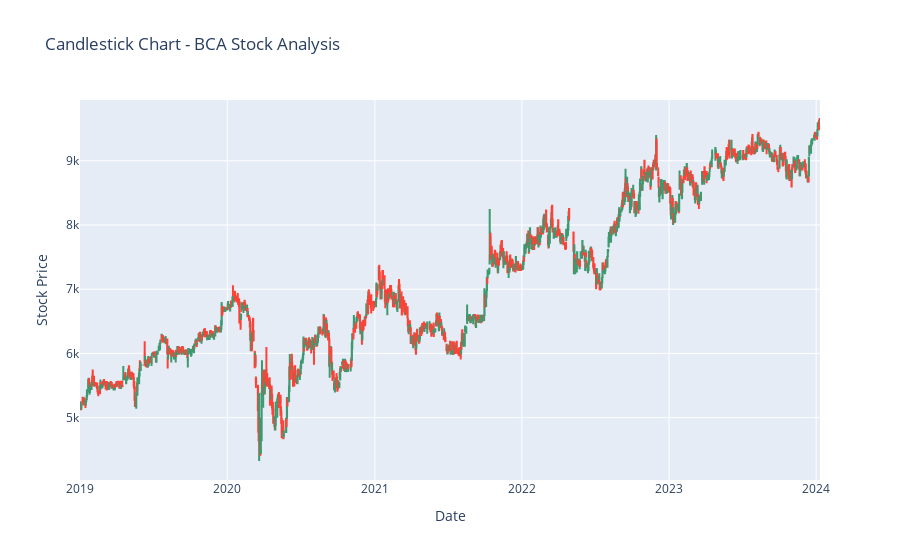
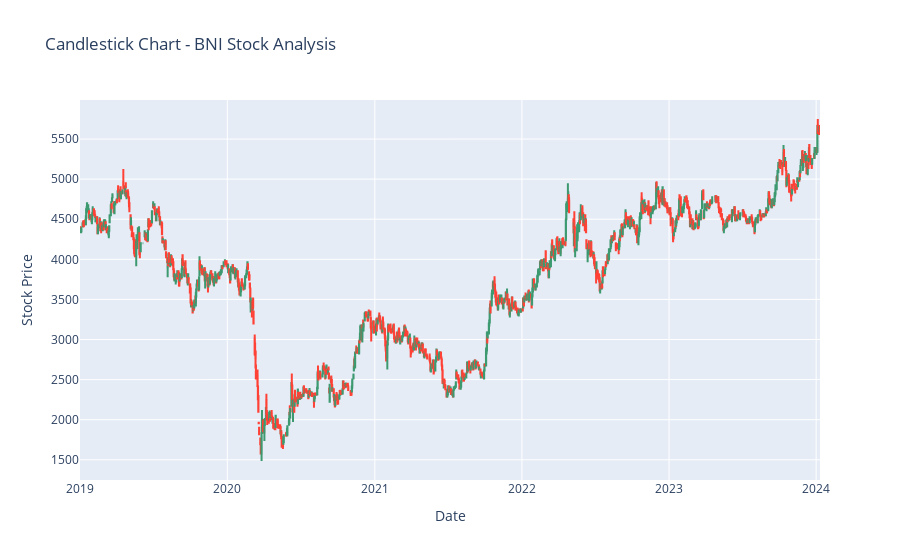
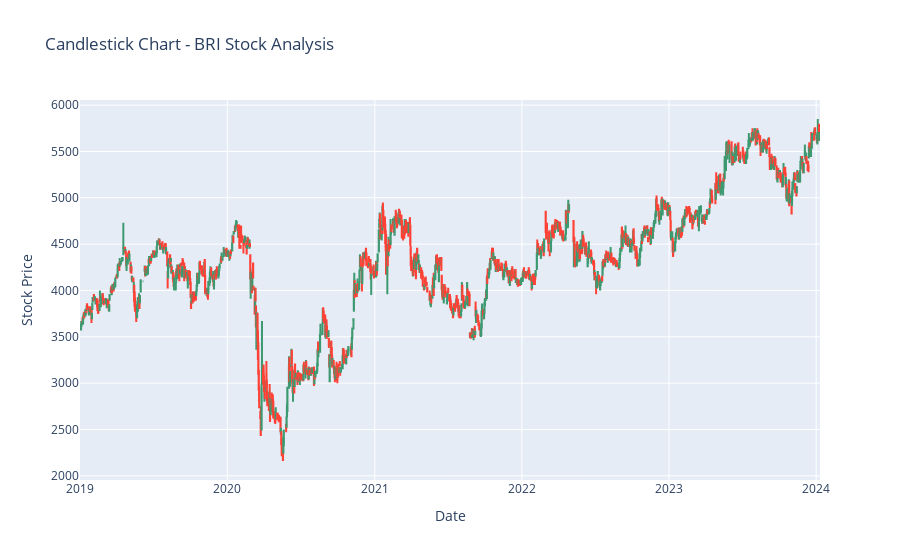

Write notebook code for charts like these, in order.
### Markdown cell above
candle stick

### Code cell
import plotly.graph_objects as go
import pandas as pd

# Assuming your DataFrame is named 'df'
# If it's not, replace 'df' with the actual name of your DataFrame

# Convert 'Date' column to datetime type
df['Date'] = pd.to_datetime(df['Date'])

# Sort DataFrame by 'Date'
df.sort_values(by=['Bank_Name', 'Date'], inplace=True)

# Create separate candlestick charts for each bank
banks = df['Bank_Name'].unique()

for bank in banks:
    bank_data = df[df['Bank_Name'] == bank]

    fig = go.Figure(data=[go.Candlestick(x=bank_data['Date'],
                                         open=bank_data['Open'],
                                         high=bank_data['High'],
                                         low=bank_data['Low'],
                                         close=bank_data['Close'],
                                         name=bank)])

    # Update layout for better visibility
    fig.update_layout(title=f'Candlestick Chart - {bank} Stock Analysis',
                      xaxis_title='Date',
                      yaxis_title='Stock Price',
                      xaxis_rangeslider_visible=False)

    # Show the chart
    fig.show()

### Figure 1 — Plotly figure (JSON) as saved in the notebook; plotly's stock layout.template omitted (floating-point values rounded to 4 significant figures; data arrays with more than 128 entries replaced by an {"elided": "..."} marker saying what was removed)
{"data": [{"close": {"elided": "1239 int values"}, "high": {"elided": "1239 int values"}, "low": {"elided": "1239 int values"}, "name": "BCA", "open": {"elided": "1239 int values"}, "type": "candlestick", "x": {"elided": "1239 str values"}}], "layout": {"autosize": true, "title": {"text": "Candlestick Chart - BCA Stock Analysis"}, "xaxis": {"autorange": true, "range": ["2018-12-31 12:00", "2024-01-10 12:00"], "rangeslider": {"visible": false, "yaxis": {}}, "title": {"text": "Date"}, "type": "date"}, "yaxis": {"autorange": true, "range": [4029.0, 9946.0], "title": {"text": "Stock Price"}}}}

### Figure 2 — Plotly figure (JSON) as saved in the notebook; plotly's stock layout.template omitted (floating-point values rounded to 4 significant figures; data arrays with more than 128 entries replaced by an {"elided": "..."} marker saying what was removed)
{"data": [{"close": {"elided": "1239 float values"}, "high": {"elided": "1239 float values"}, "low": {"elided": "1239 float values"}, "name": "BNI", "open": {"elided": "1239 float values"}, "type": "candlestick", "x": {"elided": "1239 str values"}}], "layout": {"autosize": true, "title": {"text": "Candlestick Chart - BNI Stock Analysis"}, "xaxis": {"autorange": true, "range": ["2018-12-31 12:00", "2024-01-10 12:00"], "rangeslider": {"visible": false, "yaxis": {}}, "title": {"text": "Date"}, "type": "date"}, "yaxis": {"autorange": true, "range": [1248.0, 5987.0], "title": {"text": "Stock Price"}}}}

### Figure 3 — Plotly figure (JSON) as saved in the notebook; plotly's stock layout.template omitted (floating-point values rounded to 4 significant figures; data arrays with more than 128 entries replaced by an {"elided": "..."} marker saying what was removed)
{"data": [{"close": {"elided": "1238 float values"}, "high": {"elided": "1238 float values"}, "low": {"elided": "1238 float values"}, "name": "BRI", "open": {"elided": "1238 float values"}, "type": "candlestick", "x": {"elided": "1238 str values"}}], "layout": {"autosize": true, "title": {"text": "Candlestick Chart - BRI Stock Analysis"}, "xaxis": {"autorange": true, "range": ["2018-12-31 12:00", "2024-01-10 12:00"], "rangeslider": {"visible": false, "yaxis": {}}, "title": {"text": "Date"}, "type": "date"}, "yaxis": {"autorange": true, "range": [1955, 6055], "title": {"text": "Stock Price"}}}}
